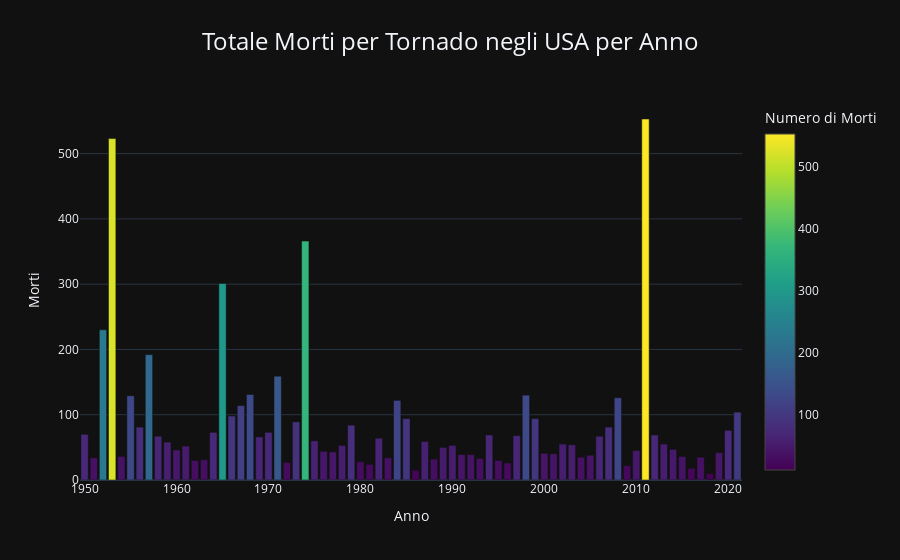

This figure's notebook cell:
### Code cell
# Calcolare il numero di morti per ogni anno
deaths = data.groupby('Year')['Fatalities'].sum().reset_index()

# Creazione del grafico a barre con plotly.graph_objects e palette di colori
fig = go.Figure()

fig.add_trace(go.Bar(
    x=deaths['Year'],
    y=deaths['Fatalities'],
    marker=dict(
        color=deaths['Fatalities'],  # Usa i valori di 'Fatalities' per colorare le barre
        colorscale='Viridis',  # Cambia la palette dei colori
        colorbar=dict(title='Numero di Morti')  # Etichetta per la barra dei colori
    ),
    hovertemplate='Anno: %{x}<br>Morti: %{y}'  # Mostra anno e numero di morti al passaggio del mouse
))

# Aggiornamento layout per migliorare la leggibilità
fig.update_layout(
    title='Totale Morti per Tornado negli USA per Anno',
    title_x=0.5,
    title_font_size=24,
    xaxis_title='Anno',
    yaxis_title='Morti',
    template='plotly_dark'  # Cambia il template per un look scuro
)

# Mostra il grafico
fig.show()

### Figure 1 — Plotly figure (JSON) as saved in the notebook; plotly's stock layout.template omitted (floating-point values rounded to 4 significant figures)
{"data": [{"hovertemplate": "Anno: %{x}<br>Morti: %{y}", "marker": {"color": [70, 34, 230, 523, 36, 129, 81, 192, 67, 58, 46, 52, 30, 31, 73, 301, 98, 114, 131, 66, 73, 159, 27, 89, 366, 60, 44, 43, 53, 84, 28, 24, 64, 34, 122, 94, 15, 59, 32, 50, 53, 39, 39, 33, 69, 30, 26, 68, 130, 94, 41, 40, 55, 54, 35, 38, 67, 81, 126, 22, 45, 553, 69, 55, 47, 36, 18, 35, 10, 42, 76, 104], "colorbar": {"title": {"text": "Numero di Morti"}}, "colorscale": [[0, "#440154"], [0.1111, "#482878"], [0.2222, "#3e4989"], [0.3333, "#31688e"], [0.4444, "#26828e"], [0.5556, "#1f9e89"], [0.6667, "#35b779"], [0.7778, "#6ece58"], [0.8889, "#b5de2b"], [1, "#fde725"]]}, "type": "bar", "x": [1950, 1951, 1952, 1953, 1954, 1955, 1956, 1957, 1958, 1959, 1960, 1961, 1962, 1963, 1964, 1965, 1966, 1967, 1968, 1969, 1970, 1971, 1972, 1973, 1974, 1975, 1976, 1977, 1978, 1979, 1980, 1981, 1982, 1983, 1984, 1985, 1986, 1987, 1988, 1989, 1990, 1991, 1992, 1993, 1994, 1995, 1996, 1997, 1998, 1999, 2000, 2001, 2002, 2003, 2004, 2005, 2006, 2007, 2008, 2009, 2010, 2011, 2012, 2013, 2014, 2015, 2016, 2017, 2018, 2019, 2020, 2021], "y": [70, 34, 230, 523, 36, 129, 81, 192, 67, 58, 46, 52, 30, 31, 73, 301, 98, 114, 131, 66, 73, 159, 27, 89, 366, 60, 44, 43, 53, 84, 28, 24, 64, 34, 122, 94, 15, 59, 32, 50, 53, 39, 39, 33, 69, 30, 26, 68, 130, 94, 41, 40, 55, 54, 35, 38, 67, 81, 126, 22, 45, 553, 69, 55, 47, 36, 18, 35, 10, 42, 76, 104]}], "layout": {"title": {"font": {"size": 24}, "text": "Totale Morti per Tornado negli USA per Anno", "x": 0.5}, "xaxis": {"title": {"text": "Anno"}}, "yaxis": {"title": {"text": "Morti"}}}}
